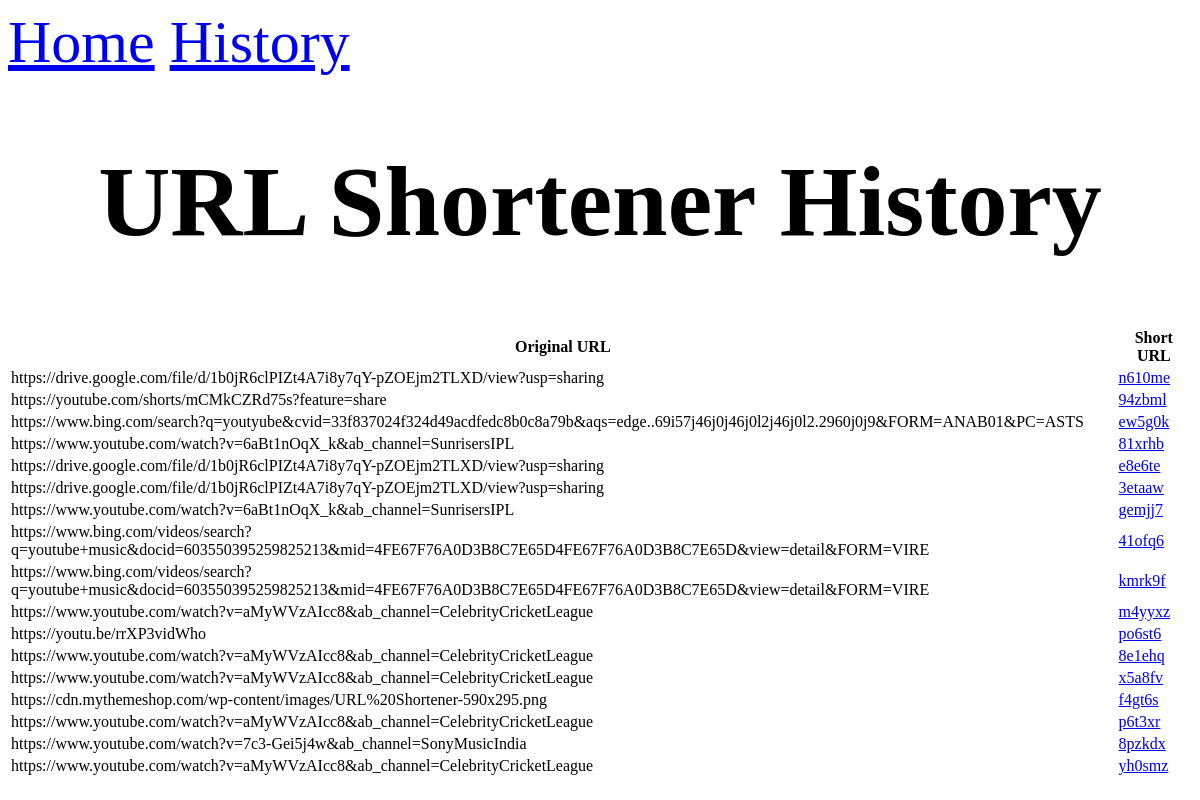
The app's page /history with its own data.
### app.py (models this page shows)
class URL(db.Model):
    id = db.Column(db.Integer, primary_key=True)
    original_url = db.Column(db.String(1000), nullable=False)
    short_url = db.Column(db.String(10), unique=True, nullable=False)

### app.py (the view)
@app.route('/history')
def history():
    urls = URL.query.all()
    return render_template('history.html', urls=urls)

### templates/history.html (shortened to what this page needs)
<!DOCTYPE html>
<html lang="en">
<head>
  <link rel="stylesheet" type="text/css" href="{{url_for('static',filename='style.css')}}">
</head>
<body>
</body>
</html>
{% extends 'layout.html' %}
{% block content %}
<h1>URL Shortener History</h1>
    <table>
      <thead>
        <tr>
          <th>Original URL</th>
          <th>Short URL</th>
        </tr>
      </thead>
      <tbody>
        {% for url in urls %}
          <tr>
            <td>{{ url.original_url }}</td>
            <td><a href="{{ url.short_url }}">{{ url.short_url }}</a></td>
          </tr>
        {% endfor %}
      </tbody>
    </table>
{% endblock %}

### templates/layout.html (shortened to what this page needs)
<!DOCTYPE html>
<html lang="en">
<head>
</head>
<body>
    <nav>
        <a href="{{ url_for("home") }}">Home</a>
        <a href="{{ url_for("history") }}">History</a>
    </nav>
    {% block content %}
    {% endblock %}
</body>
</html>

### static/style.css (style rules this page uses)
h1 { font-size:100px; display: block; margin-left: auto; margin-right: auto; color:black;text-align:center }
body { background-image: url(https://www.teahub.io/photos/full/282-2820540_background-image-for-html-page.jpg); }
nav { font-size:60px; display: block; }

### templates/history.html (style rules this page uses)
body { background-image: url(https://www.teahub.io/photos/full/282-2820540_background-image-for-html-page.jpg); }

### records on screen
URL: original_url "https://drive.google.com/file/d/1b0jR6clPIZt4A7i8y7qY-pZOEjm2TLXD/view?usp=sharing", short_url "n610me"
URL: original_url "https://youtube.com/shorts/mCMkCZRd75s?feature=share", short_url "94zbml"
URL: original_url "https://www.bing.com/search?q=youtyube&cvid=33f837024f324d49acdfedc8b0c8a79b&aqs=edge..69i57j46j0j46j0l2j46j0l2.2960j0j9&FORM=ANAB01&PC=ASTS", short_url "ew5g0k"
URL: original_url "https://www.youtube.com/watch?v=6aBt1nOqX_k&ab_channel=SunrisersIPL", short_url "81xrhb"
URL: original_url "https://drive.google.com/file/d/1b0jR6clPIZt4A7i8y7qY-pZOEjm2TLXD/view?usp=sharing", short_url "e8e6te"
URL: original_url "https://drive.google.com/file/d/1b0jR6clPIZt4A7i8y7qY-pZOEjm2TLXD/view?usp=sharing", short_url "3etaaw"
URL: original_url "https://www.youtube.com/watch?v=6aBt1nOqX_k&ab_channel=SunrisersIPL", short_url "gemjj7"
URL: original_url "https://www.bing.com/videos/search?q=youtube+music&docid=603550395259825213&mid=4FE67F76A0D3B8C7E65D4FE67F76A0D3B8C7E65D&view=detail&FORM=VIRE", short_url "41ofq6"
URL: original_url "https://www.bing.com/videos/search?q=youtube+music&docid=603550395259825213&mid=4FE67F76A0D3B8C7E65D4FE67F76A0D3B8C7E65D&view=detail&FORM=VIRE", short_url "kmrk9f"
URL: original_url "https://www.youtube.com/watch?v=aMyWVzAIcc8&ab_channel=CelebrityCricketLeague", short_url "m4yyxz"
URL: original_url "https://youtu.be/rrXP3vidWho", short_url "po6st6"
URL: original_url "https://www.youtube.com/watch?v=aMyWVzAIcc8&ab_channel=CelebrityCricketLeague", short_url "8e1ehq"
URL: original_url "https://www.youtube.com/watch?v=aMyWVzAIcc8&ab_channel=CelebrityCricketLeague", short_url "x5a8fv"
URL: original_url "https://cdn.mythemeshop.com/wp-content/images/URL%20Shortener-590x295.png", short_url "f4gt6s"
URL: original_url "https://www.youtube.com/watch?v=aMyWVzAIcc8&ab_channel=CelebrityCricketLeague", short_url "p6t3xr"
URL: original_url "https://www.youtube.com/watch?v=7c3-Gei5j4w&ab_channel=SonyMusicIndia", short_url "8pzkdx"
URL: original_url "https://www.youtube.com/watch?v=aMyWVzAIcc8&ab_channel=CelebrityCricketLeague", short_url "yh0smz"
